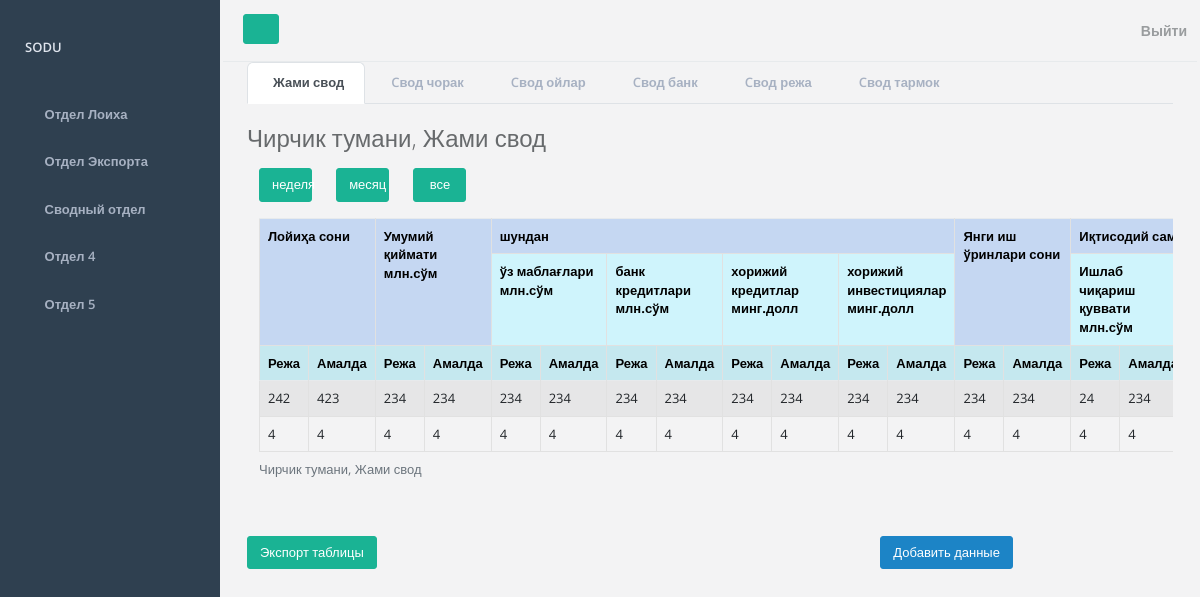
The app's page /vault-department/table/jami (signed in), older data.
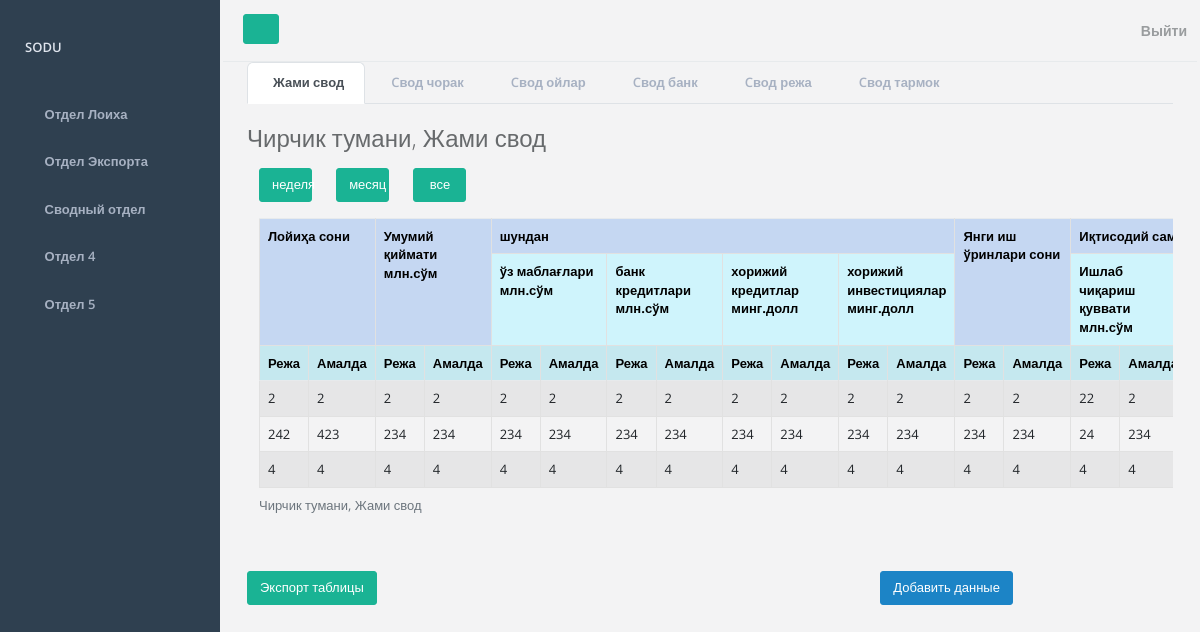
The same page, newer data.
### mainapp/models.py (models this page shows, shortened)
class CustomUser(AbstractUser):
    district = models.ForeignKey(District, on_delete=models.PROTECT, blank=True, null=True)
    class Meta:
        verbose_name = 'Пользователь'
        verbose_name_plural = 'Пользователи'

class District(models.Model):
    id = models.AutoField(primary_key=True)
    district = models.CharField(max_length=50, verbose_name="Район", blank=True, null=True)
    def __str__(self):
        return self.district
    class Meta:
        verbose_name = 'Район'
        verbose_name_plural = 'Районы'

class JamiVault(models.Model):
    district = models.ForeignKey(District, on_delete=models.PROTECT, verbose_name="Район")
    loiha_soni_reja = models.CharField(max_length=255, verbose_name='Режа')
    loiha_soni_amalda = models.CharField(max_length=255, verbose_name='Амалда')
    umumiy_kiymati_reja = models.CharField(max_length=255, verbose_name='Режа')
    umumiy_kiymati_amalda = models.CharField(max_length=255, verbose_name='Амалда')
    uz_mablag_reja = models.CharField(max_length=255, verbose_name='Режа')
    uz_mablag_amalda = models.CharField(max_length=255, verbose_name='Амалда')
    bank_kredit_reja = models.CharField(max_length=255, verbose_name='Режа')
    bank_kredit_amalda = models.CharField(max_length=255, verbose_name='Амалда')
    xorijiy_kredit_reja = models.CharField(max_length=255, verbose_name='Режа')
    xorijiy_kredit_amalda = models.CharField(max_length=255, verbose_name='Амалда')
    xorijiy_invest_reja = models.CharField(max_length=255, verbose_name='Режа')
    xorijiy_invest_amalda = models.CharField(max_length=255, verbose_name='Амалда')
    yangi_ish_reja = models.CharField(max_length=255, verbose_name='Режа')
    yangi_ish_amalda = models.CharField(max_length=255, verbose_name='Амалда')
    ishlab_chiqarish_reja = models.CharField(max_length=255, verbose_name='Режа')
    ishlab_chiqarish_amalda = models.CharField(max_length=255, verbose_name='Амалда')
    import_reja = models.CharField(max_length=255, verbose_name='Режа')
    import_amalda = models.CharField(max_length=255, verbose_name='Амалда')
    export_reja = models.CharField(max_length=255, verbose_name='Режа')
    export_amalda = models.CharField(max_length=255, verbose_name='Амалда')
    budget_reja = models.CharField(max_length=255, verbose_name='Режа')
    budget_amalda = models.CharField(max_length=255, verbose_name='Амалда')
    time_create = models.DateTimeField(auto_now_add=True, verbose_name="Дата создания записи")
    time_update = models.DateTimeField(auto_now=True, verbose_name="Дата обновления записи")
    is_published = models.BooleanField(default=True, verbose_name="Опубликовано")
    class Meta:
        verbose_name = 'Жами Свод'
        verbose_name_plural = 'Жами Свод'
        ordering = ['-time_create']

### mainapp/views.py (the view)
# urls.py: path('vault-department/table/jami', views.get_data_table_jami, name='table_jami'),
def get_data_table_jami(request):
    return get_data_table_3(request, 'jami', 'Жами свод')

### mainapp/utils.py (called while the page is built)
def show_data_table(request, model):
    model = model.objects.filter(district=request.user.district)
    return model

def get_context_data(page_obj, title, menu, table_data):
    context = {
        'page_obj': page_obj,
        'title': title,
        'projects_department': menu,
        'table_data': table_data
    }
    return context

def get_group_vault_id(request):
    return request.user.groups.filter(id=3).exists() and request.user.groups.filter(id=4)

def paginate_page(request, table_data):
    paginator = Paginator(table_data, 3)
    page_number = request.GET.get('page')
    page_obj = paginator.get_page(page_number)
    return page_obj

### mainapp/views.py (called while the page is built)
def get_data_table_3(request, model_name, page_title):
    model = third_department_models_dict.get(model_name, None)
    if not model:
        raise ValueError("Invalid model name: %s" % model_name)
    if get_group_vault_id(request):
        table_data = show_data_table_to_departament(model)
    else:
        table_data = show_data_table(request, model)
    page_obj = paginate_page(request, table_data)
    context = get_context_data(page_obj, page_title, third_department_tables_menu, table_data)
    return render(request, src[model_name], context)

### mainapp/templates/mainapp/data_table/third_departament/table_jami.html (shortened to what this page needs)
{% extends 'mainapp/departments/projects_department.html' %}
{% block table %}
<h2 class="mb-3">
    {% if request.user.district != None %}
        {{ request.user.district }},
    {% endif %}
    {{ title }}
</h2>
{% block filter %}
<div class="container mb-3">
    <div class="row">
        <div class="col-1"><a class="btn btn btn-primary w-100" href="{% url 'table_filter_table_jami' filter_slug='week' %}">неделя</a></div>
        <div class="col-1"><a class="btn btn btn-primary w-100" href="{% url 'table_filter_table_jami' filter_slug='month' %}">месяц</a></div>
        <div class="col-1"><a class="btn btn btn-primary w-100" href="{% url 'table_jami' %}">все</a></div>
    </div>
</div>
{% endblock %}
<div class="container overflow-auto">
        <table class="table table-bordered table-striped">
        <caption>
            {% if request.user.district != None %}
                {{ request.user.district }},
            {% endif %}
            {{ title }}
        </caption>
        <tr>
            <th class="table-primary" colspan="2" rowspan="2">Лойиҳа сони</th>
            <th class="table-primary" colspan="2" rowspan="2">Умумий қиймати млн.сўм</th>
            <th class="table-primary" colspan="8">шундан</th>
            <th class="table-primary" colspan="2" rowspan="2">Янги иш ўринлари сони</th>
            <th class="table-primary" colspan="8">Иқтисодий самарадорлик</th>
        </tr>
        <tr>
            <th class="table-info" colspan="2"> ўз маблағлари млн.сўм</th>
            <th class="table-info" colspan="2"> банк кредитлари млн.сўм</th>
            <th class="table-info" colspan="2"> хорижий кредитлар минг.долл</th>
            <th class="table-info" colspan="2"> хорижий инвестициялар минг.долл </th>
            <th class="table-info" colspan="2">Ишлаб чиқариш қуввати млн.сўм </th>
        </tr>
        <tr>
            <th class="table-info">Режа</th>
            <th class="table-info">Амалда</th>
            <th class="table-info">Режа</th>
            <th class="table-info">Амалда</th>
            <th class="table-info">Режа</th>
            <th class="table-info">Амалда</th>
            <th class="table-info">Режа</th>
            <th class="table-info">Амалда</th>
            <th class="table-info">Режа</th>
            <th class="table-info">Амалда</th>
            <th class="table-info">Режа</th>
            <th class="table-info">Амалда</th>
            <th class="table-info">Режа</th>
            <th class="table-info">Амалда</th>
            <th class="table-info">Режа</th>
            <th class="table-info">Амалда</th>
        </tr>
            {% for data in page_obj %}
        <tr>
            <td>{{ data.loiha_soni_reja }}</td>
            <td>{{ data.loiha_soni_amalda }}</td>
            <td>{{ data.umumiy_kiymati_reja }}</td>
            <td>{{ data.umumiy_kiymati_amalda }}</td>
            <td>{{ data.uz_mablag_reja }}</td>
            <td>{{ data.uz_mablag_amalda }}</td>
            <td>{{ data.bank_kredit_reja }}</td>
            <td>{{ data.bank_kredit_amalda }}</td>
            <td>{{ data.xorijiy_kredit_reja }}</td>
            <td>{{ data.xorijiy_kredit_amalda }}</td>
            <td>{{ data.xorijiy_invest_reja }}</td>
            <td>{{ data.xorijiy_invest_amalda }}</td>
            <td>{{ data.yangi_ish_reja }}</td>
            <td>{{ data.yangi_ish_amalda }}</td>
            <td>{{ data.ishlab_chiqarish_reja }}</td>
            <td>{{ data.ishlab_chiqarish_amalda }}</td>
          </tr>
            {%endfor%}
    </table>
</div>
{% endblock %}
{% block export_table %}
<a class="btn btn-primary mb-5" href="#">Экспорт таблицы</a>
{% endblock %}
{% block add_data %}
   {% if not request.user.groups.all and not request.user.is_superuser %}
<a class="btn btn-success mb-5" href="{% url 'form_jami' %}">Добавить данные</a>
   {% endif %}
{%endblock%}

### mainapp/templates/mainapp/departments/projects_department.html
{% extends 'mainapp/base.html' %}
{% block tables %}
<ul class="nav nav-tabs">
    {% for table in projects_department %}
    <li class="nav-item">
        <a class="nav-link {% if table.table_name == title %}active{% endif %}"
           href="{% url table.url_data_table %}">
            {{ table.table_name }}
        </a>
    </li>
    {% endfor %}
</ul>
{% block table %}
{%endblock%}
{% endblock %}

### mainapp/templates/mainapp/base.html (shortened to what this page needs)
<!DOCTYPE html>
{% load static %}
<html lang="en">
<head>
    <link href="https://cdn.jsdelivr.net/npm/bootstrap@5.2.3/dist/css/bootstrap.min.css" rel="stylesheet"
>
    <link rel="stylesheet" href="{% static 'mainapp/css/font-awesome.min.css' %}">
    <link rel="stylesheet" href="{% static 'mainapp/css/main.css' %}">
</head>
<body>
<div id="wrapper">
    <nav class="navbar-default navbar-static-side" role="navigation">
        <div class="sidebar-collapse">
            <ul class="nav metismenu" id="side-menu">
                <li class="nav-header">
                    <div class="dropdown profile-element">
                        <a data-toggle="dropdown" class="dropdown-toggle" href="#">
                            <span class="block m-t-xs font-bold">{{ request.user.username|upper }}</span>
                        </a>
                    </div>
                </li>
                <li>
                    <a href="{% url 'department_projects' %}"
                    ><i class="fa fa-diamond"></i>
                        <span class="nav-label">Отдел Лоиха</span></a
                    >
                </li>
                <li>
                    <a href="{% url 'department_exports' %}">
                        <i class="fa fa-bar-chart-o"></i>
                        <span class="nav-label">Отдел Экспорта</span>
                    </a>
                </li>
                <li>
                    <a href="{% url 'department_3' %}"
                    ><i class="fa fa-pie-chart"></i>
                        <span class="nav-label">Сводный отдел</span>
                    </a>
                </li>
                <li>
                    <a href="{% url 'department_4' %}"
                    ><i class="fa fa-flask"></i>
                        <span class="nav-label">Отдел 4</span></a
                    >
                </li>
                <li>
                    <a href="{% url 'department_5' %}">
                        <i class="fa fa-table"></i>
                        <span class="nav-label">Отдел 5</span></a>
                </li>
            </ul>
        </div>
    </nav>
    <div id="page-wrapper" class="gray-bg dashbard-1">
        <div class="row border-bottom">
            <nav
                    class="navbar navbar-static-top"
                    role="navigation"
                    style="margin-bottom: 0"
            >
                <div class="navbar-header">
                    <a
                            class="navbar-minimalize minimalize-styl-2 btn btn-primary"
                            href="#"
                    ><i class="fa fa-bars"></i>
                    </a>
                    <form
                            role="search"
                            class="navbar-form-custom"
                            action="search_results.html"
                    >
                    </form>
                </div>
                <ul class="nav navbar-top-links navbar-right">
                    <li>
                        {% include 'mainapp/header.html' %}
                    </li>
                </ul>
            </nav>
        </div>
        <div class="container">
            <div class="row">
                <div class="col-12">
                    {% block tables %}
                    {% endblock %}
                </div>
                {% if not 'week' in request.get_full_path and not 'filter/month' in request.get_full_path %}
                <div class="col">
                    {% block export_table %}
                    {% endblock %}
                </div>
                {% elif 'week' in request.get_full_path %}
                <div class="col">
                    {% block export_table_week %}
                    {% endblock %}
                </div>
                {% elif 'filter/month' in request.get_full_path %}
                <div class="col">
                    {% block export_table_month %}
                    {% endblock %}
                </div>
                {% endif %}
                <div class="col">
                </div>
                <div class="col">
                    {% block add_data %}
                    {% endblock %}
                </div>
            </div>
        </div>
    </div>
</div>
</body>
</html>

### mainapp/templates/mainapp/header.html
                {% if request.user.is_authenticated %}
                <a href="{% url 'logout' %}">
                    Выйти
                </a>
                {% endif %}

Row changes from the older to the newer data that the page shows:
added JamiVault: loiha_soni_reja "2", loiha_soni_amalda "2", umumiy_kiymati_reja "2", umumiy_kiymati_amalda "2", uz_mablag_reja "2", uz_mablag_amalda "2", bank_kredit_reja "2", bank_kredit_amalda "2", xorijiy_kredit_reja "2", xorijiy_kredit_amalda "2", xorijiy_invest_reja "2", xorijiy_invest_amalda "2", yangi_ish_reja "2", yangi_ish_amalda "2", ishlab_chiqarish_reja "22", ishlab_chiqarish_amalda "2"
